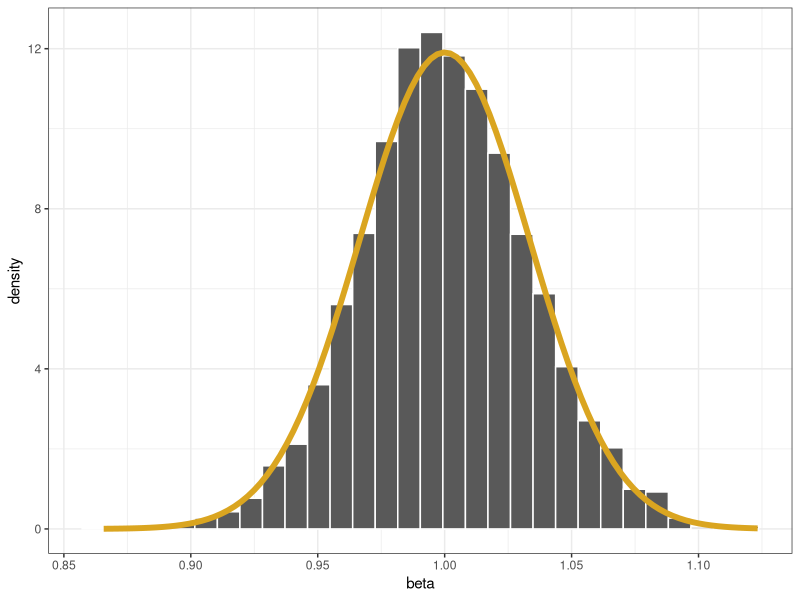
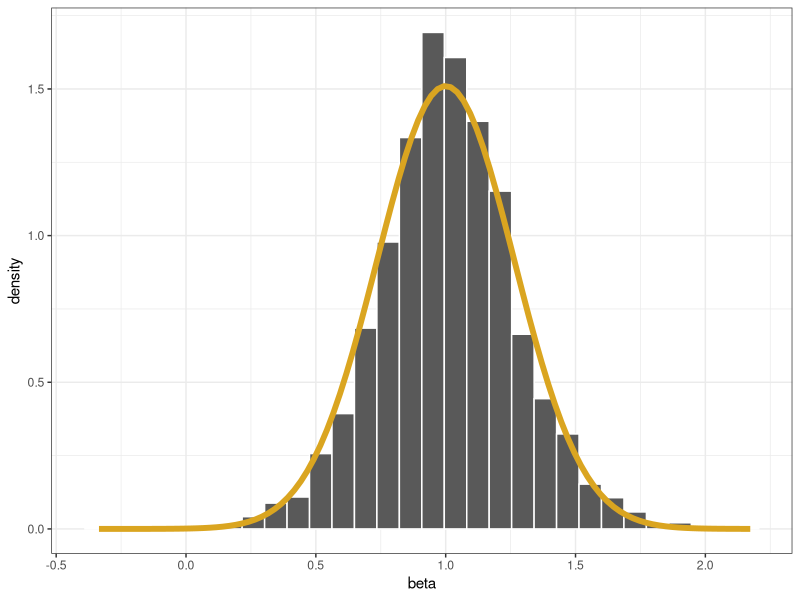
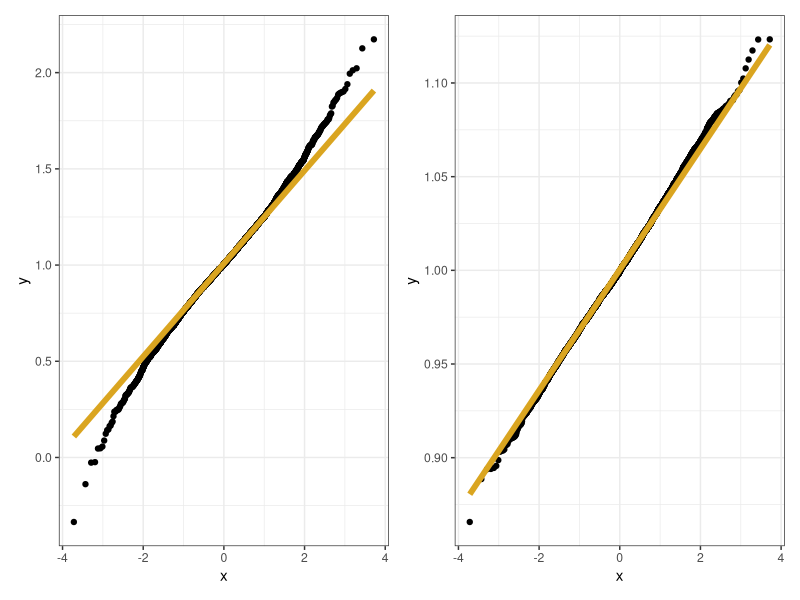
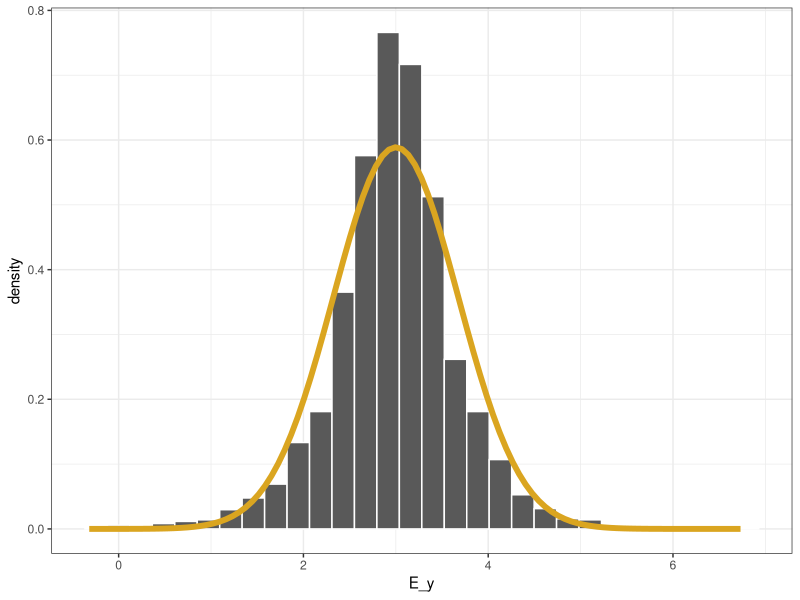
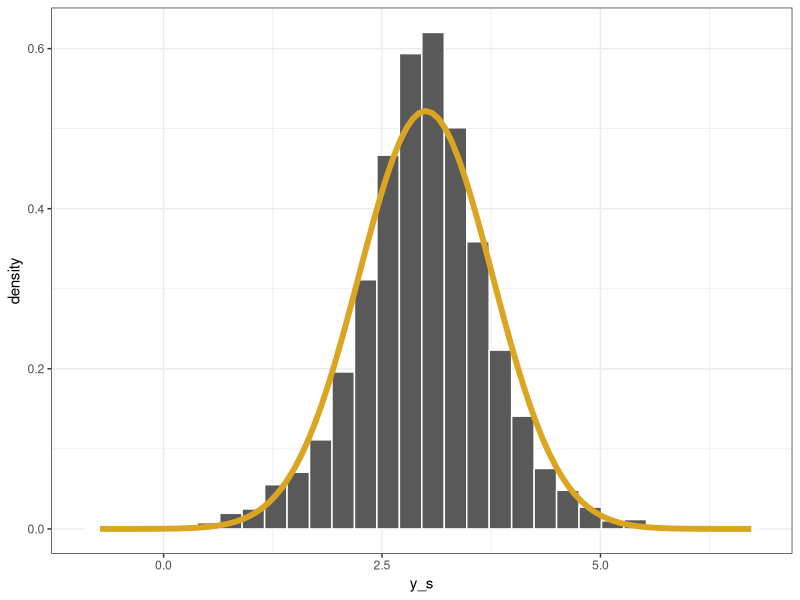
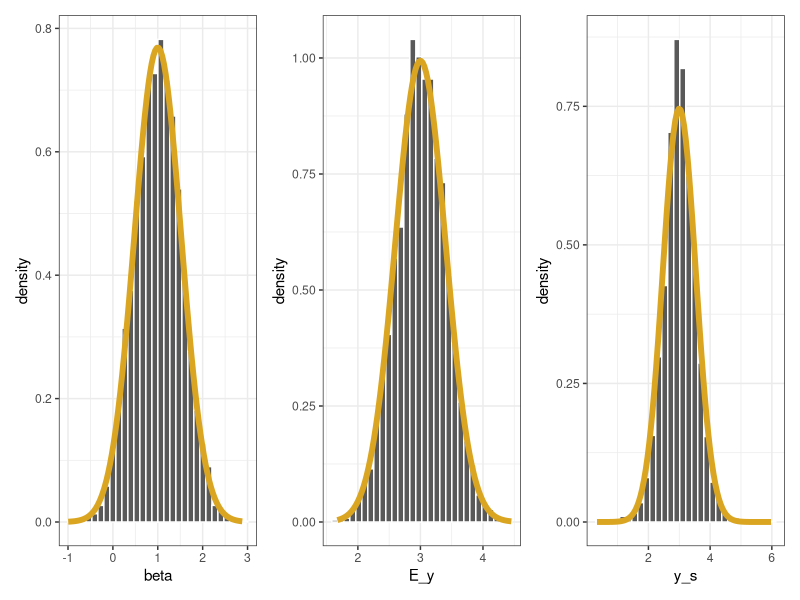
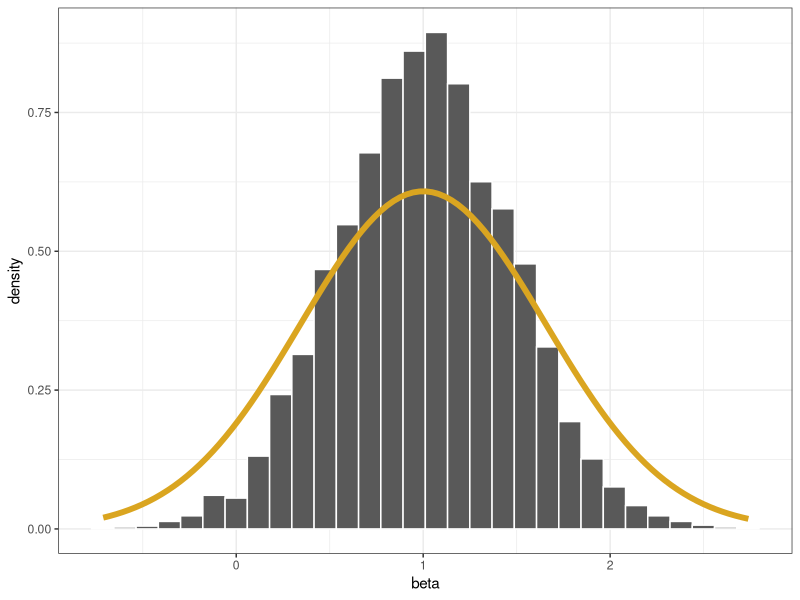
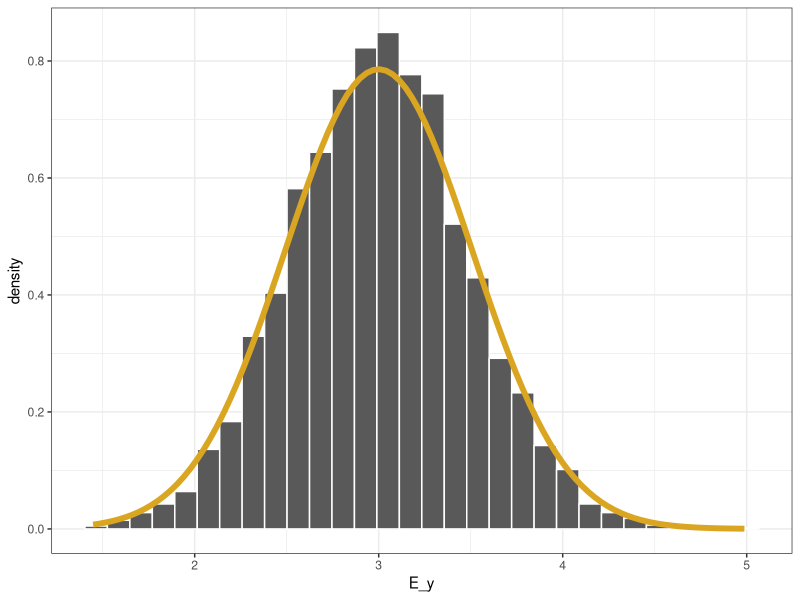

The R script that drew these images, in order:
## ---- chunk 1
knitr::opts_chunk$set(fig.align = "center", 
                      message = FALSE, 
                      warnings = FALSE)
## ---- chunk 2
library(rmutil)
library(mvtnorm)
set.seed(403)
B0 <- 1
B1 <- 1
B2 <- 1
B <- c(B0, B1, B2)
b <- .25

n <- 100
mean <- c(1, -1)
cov <- matrix(c(1, 0, 0, 1),
              byrow = TRUE, 
              ncol = 2)
X <- cbind(rep(1, n), rmvnorm(n, mean, cov))

x_s <- c(1, 1, 1)
it <- 5000
beta <- rep(NA, it)
E_y <- rep(NA, it)
y_s <- rep(NA, it)
for (j in 1:it) {
  epsilon <- rlaplace(n, m = 0, s = b)
  y <- X %*% B + epsilon
  df <- data.frame(y, X)
  fit <- lm(y ~ X2 + X3, data = df) 
  beta[j] <- coef(fit)[2] #beta_1
  E_y[j] <- coef(fit) %*% x_s
  y_s[j] <- coef(fit) %*% x_s + rlaplace(1, m = 0, s = b)
}
## ---- chunk 3
sigma <- sqrt(2 * b^2)
var_theory <- sigma^2 * solve(t(X) %*% X) [2, 2]

library(tidyverse)
ggplot(data.frame(beta), aes(x = beta)) +
  geom_histogram(aes(y=..density..), col = "white") +
  stat_function(fun = dnorm, 
                args = list(mean = B1, 
                            sd = sqrt(var_theory)),
                color = "goldenrod",
                lwd = 2) +
  theme_bw()

p_norm_qq <- ggplot(data.frame(beta), aes(sample = beta)) +
  stat_qq() +
  stat_qq_line(color = "goldenrod", lwd = 2) +
  theme_bw()
## ---- chunk 4
n <- 4
mean <- c(1, -1)
cov <- matrix(c(1, 0, 0, 1),
              byrow = TRUE, 
              ncol = 2)
X <- cbind(rep(1, n), rmvnorm(n, mean, cov))

x_s <- c(1, 1, 1)
it <- 5000
beta <- rep(NA, it)
E_y <- rep(NA, it)
y_s <- rep(NA, it)
for (j in 1:it) {
  epsilon <- rlaplace(n, m = 0, s = b)
  y <- X %*% B + epsilon
  df <- data.frame(y, X)
  fit <- lm(y ~ X2 + X3, data = df) 
  beta[j] <- coef(fit)[2] #beta_1
  E_y[j] <- coef(fit) %*% x_s
  y_s[j] <- coef(fit) %*% x_s + rlaplace(1, m = 0, s = b)
}
## ---- chunk 5
sigma <- sqrt(2 * b^2)
var_theory <- sigma^2 * solve(t(X) %*% X) [2, 2]

library(tidyverse)
ggplot(data.frame(beta), aes(x = beta)) +
  geom_histogram(aes(y=..density..), col = "white") +
  stat_function(fun = dnorm, 
                args = list(mean = B1, 
                            sd = sqrt(var_theory)),
                color = "goldenrod",
                lwd = 2) +
  theme_bw()
## ---- chunk 6
p_notnorm_qq <- ggplot(data.frame(beta), aes(sample = beta)) +
  stat_qq() +
  stat_qq_line(color = "goldenrod", lwd = 2) +
  theme_bw()

library(patchwork)
p_notnorm_qq + p_norm_qq
## ---- chunk 7
var_theory <- sigma^2 * t(x_s) %*% solve(t(X) %*% X) %*% x_s

ggplot(data.frame(E_y), aes(x = E_y)) +
  geom_histogram(aes(y=..density..), col = "white") +
  stat_function(fun = dnorm, 
                args = list(mean = x_s %*% B, 
                            sd = sqrt(var_theory)),
                color = "goldenrod",
                lwd = 2) +
  theme_bw()
## ---- chunk 8
var_theory <- sigma^2 * t(x_s) %*% solve(t(X) %*% X) %*% x_s + sigma^2

ggplot(data.frame(y_s), aes(x = y_s)) +
  geom_histogram(aes(y=..density..), col = "white") +
  stat_function(fun = dnorm, 
                args = list(mean = x_s %*% B, 
                            sd = sqrt(var_theory)),
                color = "goldenrod",
                lwd = 2) +
  theme_bw()
## ---- chunk 9
library(mvtnorm)
mean <- c(1, -1)
cov <- matrix(c(1, 0, 0, 1),
              byrow = TRUE, 
              ncol = 2)
X <- cbind(1, rmvnorm(n, mean, cov))
## ---- chunk 10
x_s <- c(1, 1, 1)
it <- 5000
beta <- rep(NA, it)
E_y <- rep(NA, it)
y_s <- rep(NA, it)
for (j in 1:it) {
  y <- X %*% B + rnorm(n, mean = 0, sd = sigma)
  df <- data.frame(y, X)
  fit <- lm(y ~ X2 + X3, data = df) 
  beta[j] <- coef(fit)[2] #beta_1
  E_y[j] <- coef(fit) %*% x_s
  y_s[j] <- coef(fit) %*% x_s + rnorm(1, mean = 0, sd = sigma(fit))
}

p1 <- ggplot(data.frame(beta), aes(x = beta)) +
  geom_histogram(aes(y=..density..), col = "white") +
  stat_function(fun = dnorm, 
                args = list(mean = B1, 
                            sd = sqrt(sigma^2 * solve(t(X) %*% X)[2, 2])),
                color = "goldenrod",
                lwd = 2) +
  theme_bw()

p2 <- ggplot(data.frame(E_y), aes(x = E_y)) +
  geom_histogram(aes(y=..density..), col = "white") +
  stat_function(fun = dnorm, 
                args = list(mean = x_s %*% B, 
                            sd = sqrt(sigma^2 * t(x_s) %*% solve(t(X) %*% X) %*% x_s)),
                color = "goldenrod",
                lwd = 2) +
  theme_bw()

p3 <- ggplot(data.frame(y_s), aes(x = y_s)) +
  geom_histogram(aes(y=..density..), col = "white") +
  stat_function(fun = dnorm, 
                args = list(mean = x_s %*% B, 
                            sd = sqrt(sigma^2 * t(x_s) %*% solve(t(X) %*% X) %*% x_s + sigma^2)),
                color = "goldenrod",
                lwd = 2) +
  theme_bw()

p1 + p2 + p3
## ---- chunk 11
library(mvtnorm)
sigsq <- .2
cov <- .1
Sigma <- matrix(rep(cov, n^2), ncol = n)
diag(Sigma) <- sigsq
rmvnorm(1, mean = rep(0, n), sigma = Sigma)
## ---- chunk 12
x_s <- c(1, 1, 1)
it <- 5000
beta <- rep(NA, it)
E_y <- rep(NA, it)
y_s <- rep(NA, it)
for (j in 1:it) {
  y <- X %*% B + c(rmvnorm(1, mean = rep(0, n), sigma = Sigma))
  df <- data.frame(y, X)
  fit <- lm(y ~ X2 + X3, data = df) 
  beta[j] <- coef(fit)[2] #beta_1
  E_y[j] <- coef(fit) %*% x_s
  y_s[j] <- coef(fit) %*% x_s + rnorm(1, mean = 0, sd = sigma(fit))
}

p1 <- ggplot(data.frame(beta), aes(x = beta)) +
  geom_histogram(aes(y=..density..), col = "white") +
  stat_function(fun = dnorm, 
                args = list(mean = B1, 
                            sd = sqrt(sigsq * solve(t(X) %*% X)[2, 2])),
                color = "goldenrod",
                lwd = 2) +
  theme_bw()
p1
## ---- chunk 13
p2 <- ggplot(data.frame(E_y), aes(x = E_y)) +
  geom_histogram(aes(y=..density..), col = "white") +
  stat_function(fun = dnorm, 
                args = list(mean = x_s %*% B, 
                            sd = sqrt(sigsq * t(x_s) %*% solve(t(X) %*% X) %*% x_s)),
                color = "goldenrod",
                lwd = 2) +
  theme_bw()
p2
## ---- chunk 14
p3 <- ggplot(data.frame(y_s), aes(x = y_s)) +
  geom_histogram(aes(y=..density..), col = "white") +
  stat_function(fun = dnorm, 
                args = list(mean = x_s %*% B, 
                            sd = sqrt(sigsq * t(x_s) %*% solve(t(X) %*% X) %*% x_s + sigsq)),
                color = "goldenrod",
                lwd = 2) +
  theme_bw()
p3
## ---- chunk 15
m1 <- lm(mpg ~ disp + hp + wt, data = mtcars)
summary(m1)
## ---- chunk 16
m2 <- glm(factor(am) ~ disp + hp + wt, data = mtcars, family = "binomial")
summary(m2)
